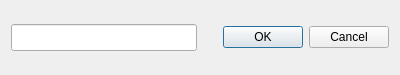
<?xml version="1.0" encoding="UTF-8"?>
<ui version="4.0">
 <class>Dialog</class>
 <widget class="QDialog" name="Dialog">
  <property name="geometry">
   <rect>
    <x>0</x>
    <y>0</y>
    <width>400</width>
    <height>75</height>
   </rect>
  </property>
  <property name="windowTitle">
   <string>Name Population</string>
  </property>
  <layout class="QGridLayout" name="gridLayout">
   <item row="0" column="0">
    <widget class="QLineEdit" name="popNameLineEdit">
     <property name="minimumSize">
      <size>
       <width>0</width>
       <height>27</height>
      </size>
     </property>
     <property name="font">
      <font>
       <pointsize>9</pointsize>
      </font>
     </property>
     <property name="placeholderText">
      <string/>
     </property>
    </widget>
   </item>
   <item row="0" column="1">
    <widget class="QDialogButtonBox" name="popNameButtonBox">
     <property name="font">
      <font>
       <pointsize>9</pointsize>
      </font>
     </property>
     <property name="orientation">
      <enum>Qt::Horizontal</enum>
     </property>
     <property name="standardButtons">
      <set>QDialogButtonBox::Cancel|QDialogButtonBox::Ok</set>
     </property>
    </widget>
   </item>
  </layout>
 </widget>
 <resources/>
 <connections>
  <connection>
   <sender>popNameButtonBox</sender>
   <signal>accepted()</signal>
   <receiver>Dialog</receiver>
   <slot>accept()</slot>
   <hints>
    <hint type="sourcelabel">
     <x>248</x>
     <y>254</y>
    </hint>
    <hint type="destinationlabel">
     <x>157</x>
     <y>274</y>
    </hint>
   </hints>
  </connection>
  <connection>
   <sender>popNameButtonBox</sender>
   <signal>rejected()</signal>
   <receiver>Dialog</receiver>
   <slot>reject()</slot>
   <hints>
    <hint type="sourcelabel">
     <x>316</x>
     <y>260</y>
    </hint>
    <hint type="destinationlabel">
     <x>286</x>
     <y>274</y>
    </hint>
   </hints>
  </connection>
 </connections>
</ui>
